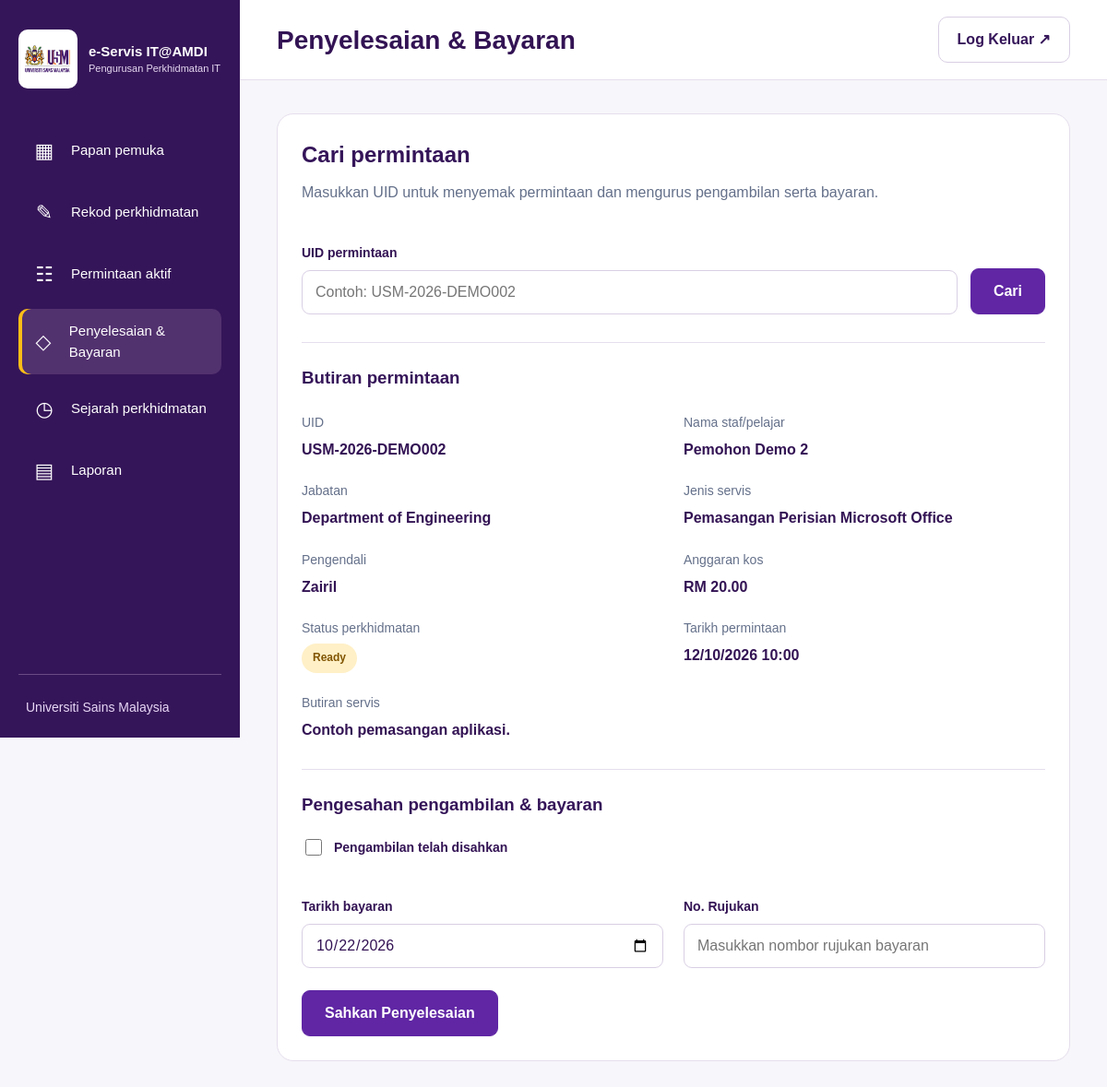
Screenshot of /payments/index.php?uid=USM-2026-DEMO002 (signed in) with the database file from the repository.
### tables this page shows
CREATE TABLE `service_requests` (
  `id` int(10) UNSIGNED NOT NULL,
  `uid` varchar(40) NOT NULL,
  `requester_name` varchar(150) NOT NULL,
  `department_id` int(10) UNSIGNED NOT NULL,
  `service_type_id` int(10) UNSIGNED NOT NULL,
  `service_details` text NOT NULL,
  `estimated_cost` decimal(10,2) NOT NULL,
  `requested_at` datetime NOT NULL,
  `handler_id` int(10) UNSIGNED NOT NULL,
  `status` enum('in_progress','ready','completed') NOT NULL DEFAULT 'in_progress',
  `ready_at` datetime DEFAULT NULL,
  `picked_up_at` datetime DEFAULT NULL,
  `payment_date` date DEFAULT NULL,
  `reference_no` varchar(100) DEFAULT NULL,
  `completed_at` datetime DEFAULT NULL,
  `created_by` int(10) UNSIGNED NOT NULL,
  `completed_by` int(10) UNSIGNED DEFAULT NULL,
  `created_at` datetime NOT NULL DEFAULT current_timestamp(),
  `updated_at` datetime NOT NULL DEFAULT current_timestamp() ON UPDATE current_timestamp(),
  `requester_phone` varchar(30) DEFAULT NULL,
  `requester_email` varchar(190) DEFAULT NULL,
  `device_ownership` enum('usm','personal') DEFAULT NULL,
  `device_type` varchar(30) DEFAULT NULL,
  `device_type_other` varchar(100) DEFAULT NULL,
  `device_brand` varchar(120) DEFAULT NULL,
  `device_model` varchar(150) DEFAULT NULL,
  `device_serial` varchar(150) DEFAULT NULL,
  `asset_number` varchar(150) DEFAULT NULL,
  `device_condition` enum('unchecked','good','damaged','off') DEFAULT NULL,
  `condition_notes` varchar(1000) DEFAULT NULL
);

CREATE TABLE `departments` (
  `id` int(10) UNSIGNED NOT NULL,
  `name` varchar(150) NOT NULL,
  `is_active` tinyint(1) NOT NULL DEFAULT 1
);

CREATE TABLE `service_types` (
  `id` int(10) UNSIGNED NOT NULL,
  `name` varchar(100) NOT NULL,
  `is_active` tinyint(1) NOT NULL DEFAULT 1
);

CREATE TABLE `handlers` (
  `id` int(10) UNSIGNED NOT NULL,
  `name` varchar(150) NOT NULL,
  `is_active` tinyint(1) NOT NULL DEFAULT 1
);

### includes/auth.php (called while the page is built, shortened)
<?php
function e(string $value): string {
    return htmlspecialchars($value, ENT_QUOTES, 'UTF-8');
}

### payments/index.php (the view, shortened to what this page needs)
<?php
require __DIR__ . '/../includes/auth.php';
require __DIR__ . '/../config/database.php';
$paymentDate = date('Y-m-d');
$referenceNo = '';
$pickupConfirmed = false;
$uidInput = $_SERVER['REQUEST_METHOD'] === 'POST'
    ? ($_POST['uid'] ?? '')
    : ($_GET['uid'] ?? '');
$uid = is_string($uidInput) ? trim($uidInput) : '';
$request = null;
$labels = [
    'in_progress' => 'In Progress',
    'ready' => 'Ready',
    'completed' => 'Completed',
];
if (isset($_GET['uid']) || $_SERVER['REQUEST_METHOD'] === 'POST') {
    if ($uid === '' || strlen($uid) > 40) {
        $error = 'Sila masukkan UID yang sah.';
    } else {
        try {
            $statement = $pdo->prepare(
                'SELECT
                    r.*,
                    d.name AS department_name,
                    t.name AS service_type_name,
                    h.name AS handler_name
                 FROM service_requests r
                 JOIN departments d ON d.id = r.department_id
                 JOIN service_types t ON t.id = r.service_type_id
                 JOIN handlers h ON h.id = r.handler_id
                 WHERE r.uid = :uid'
            );
            $statement->execute(['uid' => $uid]);
            $request = $statement->fetch(PDO::FETCH_ASSOC);
        } catch (PDOException $exception) {
            error_log('Payment search: ' . $exception->getMessage());
            $error = 'Carian gagal. Sila cuba lagi.';
        }
    }
}
?>
<!DOCTYPE html>
<html lang="ms">
<head>
    <link rel="stylesheet"
          href="<?= APP_BASE ?>/assets/css/style.css">
    <link rel="stylesheet"
          href="<?= APP_BASE ?>/assets/css/sidebar.css">
    <link rel="stylesheet"
          href="<?= APP_BASE ?>/assets/css/dashboard.css">
    <link rel="stylesheet"
          href="<?= APP_BASE ?>/assets/css/payments.css">
</head>
<body class="workspace">
    <?php require __DIR__ . '/../includes/sidebar.php'; ?>
    <div class="dashboard-area">
        <header class="dashboard-header">
            <h1>Penyelesaian &amp; Bayaran</h1>
            <form method="post" action="<?= APP_BASE ?>/logout.php">
                <button type="submit" class="logout-button">
                    Log Keluar ↗
                </button>
            </form>
        </header>
        <main class="dashboard-main" id="main-content" tabindex="-1">
            <section class="payment-panel">
                <h2>Cari permintaan</h2>
                <p>
                    Masukkan UID untuk menyemak permintaan
                    dan mengurus pengambilan serta bayaran.
                </p>
                <form method="get" class="uid-search">
                    <div class="uid-field">
                        <label for="uid">UID permintaan</label>
                        <input
                            type="text"
                            id="uid"
                            name="uid"
                            placeholder="Contoh: USM-2026-DEMO002"
                            maxlength="40"
                            required
                        >
                    </div>
                    <button type="submit" class="payment-primary">
                        Cari
                    </button>
                </form>
<?php if ($request): ?>
    <h3 class="payment-result-title">Butiran permintaan</h3>
    <dl class="payment-details">
        <div>
            <dt>UID</dt>
            <dd><?= e($request['uid']) ?></dd>
        </div>
        <div>
            <dt>Nama staf/pelajar</dt>
            <dd><?= e($request['requester_name']) ?></dd>
        </div>
        <div>
            <dt>Jabatan</dt>
            <dd><?= e($request['department_name']) ?></dd>
        </div>
        <div>
            <dt>Jenis servis</dt>
            <dd><?= e($request['service_type_name']) ?></dd>
        </div>
        <div>
            <dt>Pengendali</dt>
            <dd><?= e($request['handler_name']) ?></dd>
        </div>
        <div>
            <dt>Anggaran kos</dt>
            <dd>
                RM <?= number_format(
                    (float) $request['estimated_cost'],
                    2
                ) ?>
            </dd>
        </div>
        <div>
            <dt>Status perkhidmatan</dt>
            <dd>
                <span class="status status-<?= e($request['status']) ?>">
                    <?= e($labels[$request['status']] ?? $request['status']) ?>
                </span>
            </dd>
        </div>
        <div>
            <dt>Tarikh permintaan</dt>
            <dd>
                <?= e(date(
                    'd/m/Y H:i',
                    strtotime($request['requested_at'])
                )) ?>
            </dd>
        </div>
        <div class="payment-wide">
            <dt>Butiran servis</dt>
            <dd><?= nl2br(e($request['service_details'])) ?></dd>
        </div>
    </dl>
    <?php if ($request['status'] === 'in_progress'): ?>
        <p class="payment-message">
            Servis masih dalam proses dan belum sedia untuk diambil.
        </p>
    <?php elseif ($request['status'] === 'ready'): ?>
    <h3 class="payment-result-title">
        Pengesahan pengambilan &amp; bayaran
    </h3>
    <form method="post"
          action="<?= APP_BASE ?>/payments/index.php"
          class="completion-form">
        <label class="pickup-check">
            <input
                type="checkbox"
                name="pickup_confirmed"
                value="1"
                <?= $pickupConfirmed ? 'checked' : '' ?>
                required
            >
            <span>Pengambilan telah disahkan</span>
        </label>
        <div class="payment-details">
            <div class="uid-field">
                <label for="payment_date">Tarikh bayaran</label>
                <input
                    type="date"
                    id="payment_date"
                    name="payment_date"
                    value="<?= e($paymentDate) ?>"
                    min="1000-01-01"
                    max="<?= e(date('Y-m-d')) ?>"
                    required
                >
            </div>
            <div class="uid-field">
                <label for="reference_no">No. Rujukan</label>
                <input
                    type="text"
                    id="reference_no"
                    name="reference_no"
                    value="<?= e($referenceNo) ?>"
                    placeholder="Masukkan nombor rujukan bayaran"
                    maxlength="100"
                    required
                >
            </div>
        </div>
        <button type="submit" class="payment-primary">
            Sahkan Penyelesaian
        </button>
    </form>
    <?php endif; ?>
<?php endif; ?>
            </section>
        </main>
    </div>
</body>
</html>

### assets/css/style.css (style rules this page uses)
:root { --purple: #6026a4; --ink: #331354; --muted: #64708a; --gold: #ffbe16; --line: #e5deed; }
* { box-sizing: border-box; }
body { margin: 0; color: var(--ink); font: 16px/1.5 Arial, sans-serif; background: #f7f6fa; }
button, input { font: inherit; }
button { cursor: pointer; }
h1 { margin: 12px 0 16px; font-size: 32px; line-height: 1.25; }
label { display: block; font-size: 14px; font-weight: 600; margin: 18px 0 7px; }
input:not([type="hidden"]) { width: 100%; height: 48px; padding: 10px 14px; border: 1px solid #cfc4dc; border-radius: 8px; background: #fff; color: var(--ink); }

### assets/css/sidebar.css (style rules this page uses)
.workspace { display: grid; grid-template-columns: 260px minmax(0, 1fr); min-height: 100vh; }

### assets/css/dashboard.css (style rules this page uses)
.dashboard-area { min-width: 0; }
.dashboard-header { background: #fff; border-bottom: 1px solid #e5deed; display: flex; align-items: center; justify-content: space-between; padding: 18px 40px; gap: 16px; }
.dashboard-header h1 { margin: 0; font-size: 28px; }
.logout-button { border: 1px solid #d9cfe4; background: white; border-radius: 10px; padding: 12px 20px; color: #351559; font-weight: 700; }
.dashboard-main { padding: 36px 40px; }
.status { display: inline-block; border-radius: 30px; padding: 6px 12px; font-size: 12px; font-weight: 700; }
.status-ready { background: #fff0c7; color: #805400; }

### assets/css/payments.css (style rules this page uses)
.payment-panel { padding: 26px; border: 1px solid #e5deed; border-radius: 18px; background: #fff; }
.payment-panel h2 { margin: 0 0 10px; color: #351559; }
.payment-panel p { margin: 0; color: #64708a; line-height: 1.6; }
.uid-search { display: flex; align-items: flex-end; gap: 14px; margin-top: 24px; }
.uid-field { flex: 1; }
.uid-field label { display: block; margin-bottom: 8px; font-weight: 600; }
.uid-field input { box-sizing: border-box; width: 100%; padding: 12px 14px; border: 1px solid #d9cfe4; border-radius: 9px; font: inherit; }
.payment-primary { padding: 12px 24px; border: 1px solid #6026a4; border-radius: 9px; background: #6026a4; color: #fff; font: inherit; font-weight: 600; cursor: pointer; }
.payment-result-title { margin-top: 30px; padding-top: 24px; border-top: 1px solid #e5deed; color: #351559; }
.payment-details { display: grid; grid-template-columns: repeat(2, minmax(0, 1fr)); gap: 22px; margin: 24px 0; }
.payment-details dt { margin-bottom: 6px; color: #64708a; font-size: 14px; }
.payment-details dd { margin: 0; font-weight: 600; line-height: 1.6; overflow-wrap: anywhere; }
.payment-wide { grid-column: 1 / -1; }
.completion-form { margin-top: 20px; }
.pickup-check { display: flex; align-items: center; gap: 10px; font-weight: 600; cursor: pointer; }
.pickup-check input { width: 18px; height: 18px; accent-color: #6026a4; }

### rows the page displays
service_requests: uid "USM-2026-DEMO002", requester_name "Pemohon Demo 2", department.name "Department of Engineering", service_type.name "Pemasangan Perisian Microsoft Office", handler.name "Zairil", estimated_cost "20.00", status "Ready", requested_at "12/10/2026 10:00", service_details "Contoh pemasangan aplikasi."

### other values shown
$icon "▦"
$label "Papan pemuka"
$icon "✎"
$label "Rekod perkhidmatan"
$icon "☷"
$label "Permintaan aktif"
$icon "◇"
$label "Penyelesaian & Bayaran"
$icon "◷"
$label "Sejarah perkhidmatan"
$icon "▤"
$label "Laporan"
